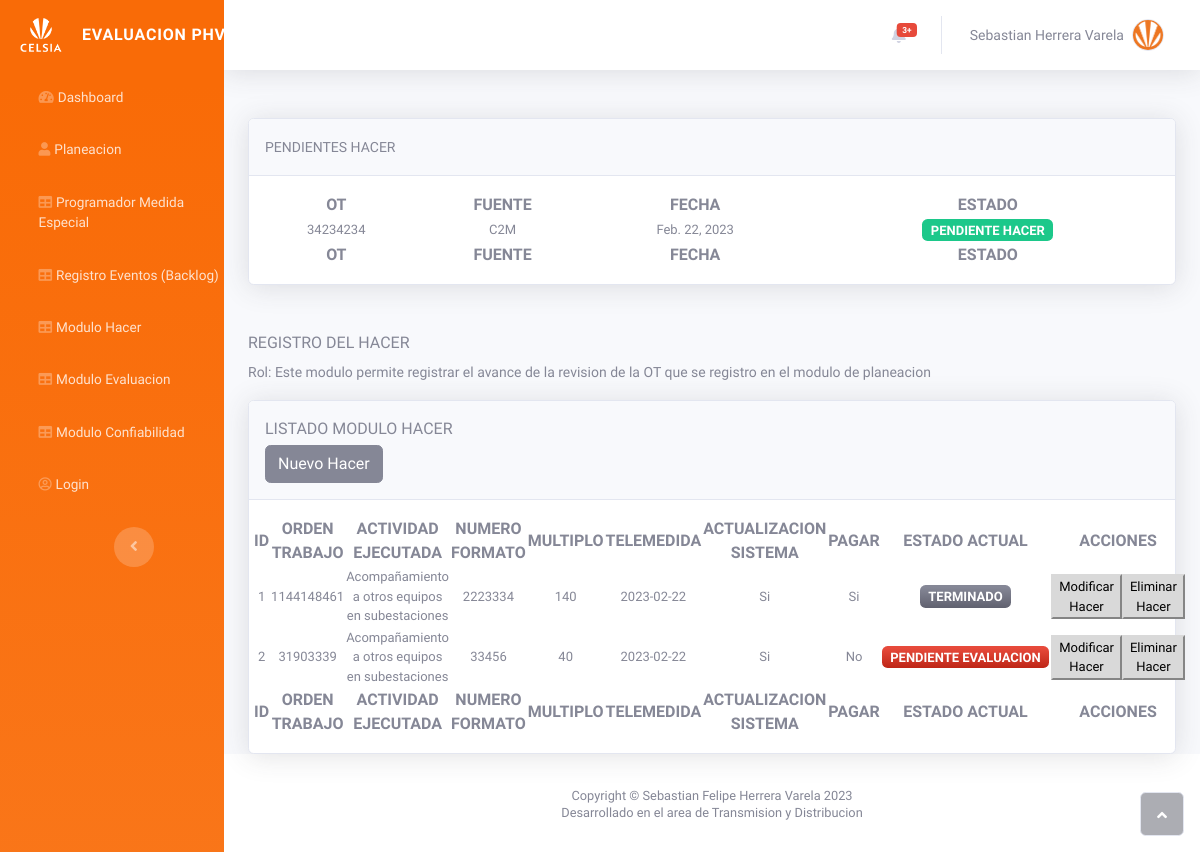
/listhacer, run on the app's committed database.
### planeacion/models.py (models this page shows, shortened)
class Planeacion(models.Model):
    orden_trabajo = models.CharField(max_length=20, primary_key=True)
    fuente = models.CharField(max_length=20)
    contrata = models.CharField(max_length=20)
    fecha_programacion = models.DateField()
    estado = models.CharField(max_length=20)
    def __str__(self):
        return str(self.orden_trabajo)

class Hacer(models.Model):
    orden_trabajo = models.ForeignKey(Planeacion, related_name="hacers", on_delete=models.CASCADE)
    actividad_ejecutada = models.CharField(max_length=250)
    numero_formato = models.CharField(max_length=20)
    multiplo = models.CharField(max_length=15)
    telemedida = models.CharField(max_length=15)
    actualizac0ion_sistema = models.CharField(max_length=30)
    pagar = models.CharField(max_length=30)
    """
        Un campo que defina el estado de la actividad y enviar al Backlog
    """

### planeacion/views.py (the view)
# urls.py: path("listhacer", views.list_hacer, name="listhacer"),
def list_hacer(request):
    planeacion = Planeacion.objects.filter(estado = "PENDIENTE HACER")
    data = Hacer.objects.all()
    return render(request, "hacer/list_hacer.html", {"data": data, "planeacion": planeacion})

### planeacion/templates/hacer/list_hacer.html (shortened to what this page needs)
{% extends 'base.html' %}
{% block content %}
  <div class="container-fluid mt-5">
    <div class="card shadow mt-3">
      <div class="card-header py-3">
        <small class="text-uppercase">Pendientes Hacer</small>
      </div>
      <div class="card-body">
        <div class="row">
          <table id="sebastian" class="display responsive nowrap" style="width: 100%">
            <thead>
              <tr>
                <th class="text-uppercase text-center">OT</th>
                <th class="text-uppercase text-center">Fuente</th>
                <th class="text-uppercase text-center">Fecha</th>
                <th class="text-uppercase text-center">Estado</th>
              </tr>
            </thead>
            <tbody>
              {% for plan in planeacion %}
                <tr>
                  <td class="text-capitalcase text-center">{{ plan.orden_trabajo }}</td>
                  <td class="text-capitalcase text-center">{{ plan.fuente }}</td>
                  <td class="text-capitalcase text-center">{{ plan.fecha_programacion }}</td>
                  {% if plan.estado == "PENDIENTE HACER" %}
                  <td class="text-capitalcase text-center">
                    <span class="text-capitalcase badge bg-success text-center">{{ plan.estado }}</span>
                  </td>
                  {% else %}
                  <td class="text-capitalcase text-center">
                    <span class="text-capitalcase badge bg-gradient-danger text-center">{{ plan.estado }}</span>
                  </td>
                  {% endif %}
                </tr>
              {% endfor %}
            </tbody>
            <tfoot>
              <tr>
                <th class="text-uppercase text-center">OT</th>
                <th class="text-uppercase text-center">Fuente</th>
                <th class="text-uppercase text-center">Fecha</th>
                <th class="text-uppercase text-center">Estado</th>
              </tr>
            </tfoot>
          </table>
        </div>
      </div>
    </div>
  </div>
  <div class="container-fluid mt-5">
    <h6 class="text-dark text-gray-600 text-uppercase">Registro del Hacer</h6>
    <small class="form-text1">
      Rol: Este modulo permite registrar el avance de la revision de la OT que se registro en el modulo de planeacion
    </small>
    <div class="card shadow mt-3">
      <div class="card-header py-3">
        <p class="text-primary m-0 text-gray-600 text-uppercase">Listado Modulo Hacer</p>
        <div class="input-group mt-1">
          <a class="btn btn-secondary" href="{% url "planeacion:regehacer" %}">Nuevo Hacer</a>
        </div>
      </div>
      <div class="card-body">
        <div class="row">
          <table id="evaluacion" class="display responsive nowrap" style="width: 100%">
            <thead>
              <tr>
                <th class="text-uppercase text-center">ID</th>
                <th class="text-uppercase text-center">Orden Trabajo</th>
                <th class="text-uppercase text-center">Actividad Ejecutada</th>
                <th class="text-uppercase text-center">Numero Formato</th>
                <th class="text-uppercase text-center">Multiplo</th>
                <th class="text-uppercase text-center">Telemedida</th>
                <th class="text-uppercase text-center">Actualizacion Sistema</th>
                <th class="text-uppercase text-center">
                  Pagar
                </th>
                <th class="text-uppercase text-center">
                  Estado Actual
                </th>
                <th class="text-uppercase text-center">
                  Acciones
                </th>
              </tr>
            </thead>
            <tbody>
              {% for info in data %}
                <tr>
                  <td class="text-capitalcase text-center">
                    {{ info.pk }}
                  </td>
                  <td class="text-capitalcase text-center">
                    {{ info.orden_trabajo }}
                  </td>
                  <td class="text-capitalcase text-center">
                    {{ info.actividad_ejecutada }}
                  </td>
                  <td class="text-capitalcase text-center">
                    {{ info.numero_formato }}
                  </td>
                  <td class="text-capitalcase text-center">
                    {{ info.multiplo }}
                  </td>
                  <td class="text-capitalcase text-center">
                    {{ info.telemedida }}
                  </td>
                  <td class="text-capitalcase text-center">
                    {{ info.actualizac0ion_sistema }}
                  </td>
                  <td class="text-capitalcase text-center">
                    {{ info.pagar }}
                  </td>
                  {% if info.orden_trabajo.estado == "TERMINADO" %}
                    <td class="text-capitalcase text-center">
                      <span class="text-capitalcase badge bg-gradient-secondary text-center">{{ info.orden_trabajo.estado }}</span>
                    </td>
                  {% else %}
                    <td class="text-capitalcase text-center">
                      <span class="text-capitalcase badge bg-gradient-danger text-center">{{ info.orden_trabajo.estado }}</span>
                    </td>
                  {% endif %}
                  <td>
                    <div class="contenedorBotones">
                      <button class="btn-primary botonesFormularios" type="button">
                        Modificar Hacer
                      </button>
                      <button class="btn-primary botonesFormularios" type="button">
                        Eliminar Hacer
                      </button>
                    </div>
                  </td>
                </tr>
              {% endfor %}
            </tbody>
            <tfoot>
              <tr>
                <th class="text-uppercase text-center">
                  ID
                </th>
                <th class="text-uppercase text-center">
                  Orden Trabajo
                </th>
                <th class="text-uppercase text-center">
                  Actividad Ejecutada
                </th>
                <th class="text-uppercase text-center">
                  Numero Formato
                </th>
                <th class="text-uppercase text-center">
                  Multiplo
                </th>
                <th class="text-uppercase text-center">
                  Telemedida
                </th>
                <th class="text-uppercase text-center">
                  Actualizacion Sistema
                </th>
                <th class="text-uppercase text-center">
                  Pagar
                </th>
                <th class="text-uppercase text-center">
                  Estado Actual
                </th>
                <th class="text-uppercase text-center">
                  Acciones
                </th>
              </tr>
          </tfoot>
        </table>
      </div>
    </div>
  </div>
</div>
{% endblock content %}

### static/assets/css/sebashvare.css (style rules this page uses)
.contenedorBotones { display: flex; justify-content: center; }

### static/assets/css/Styles.css (style rules this page uses)
body { font-family: 'Roboto Condensed', sans-serif; }
.botonesFormularios { width: 100%; background-color: #D9D9D9; border-color: #D9D9D9; color: black; font-size: 13px; }
.text-capitalcase { font-size: 13px; }

### data on the page
Planeacion: orden_trabajo "34234234", fuente "C2M", fecha_programacion "Feb. 22, 2023", estado "PENDIENTE HACER"
Hacer: pk "1", orden_trabajo "1144148461", actividad_ejecutada "Acompañamiento a otros equipos en subestaciones", numero_formato "2223334", multiplo "140", telemedida "2023-02-22", actualizac0ion_sistema "Si", pagar "Si", orden_trabajo.estado "TERMINADO"
Hacer: pk "2", orden_trabajo "31903339", actividad_ejecutada "Acompañamiento a otros equipos en subestaciones", numero_formato "33456", multiplo "40", telemedida "2023-02-22", actualizac0ion_sistema "Si", pagar "No", orden_trabajo.estado "PENDIENTE EVALUACION"
